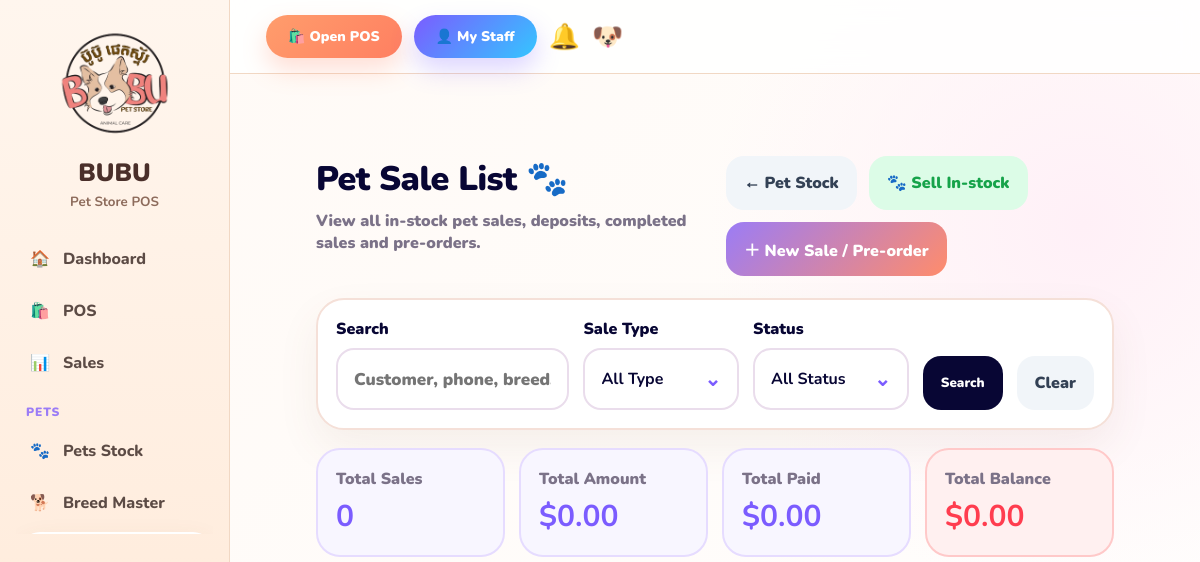
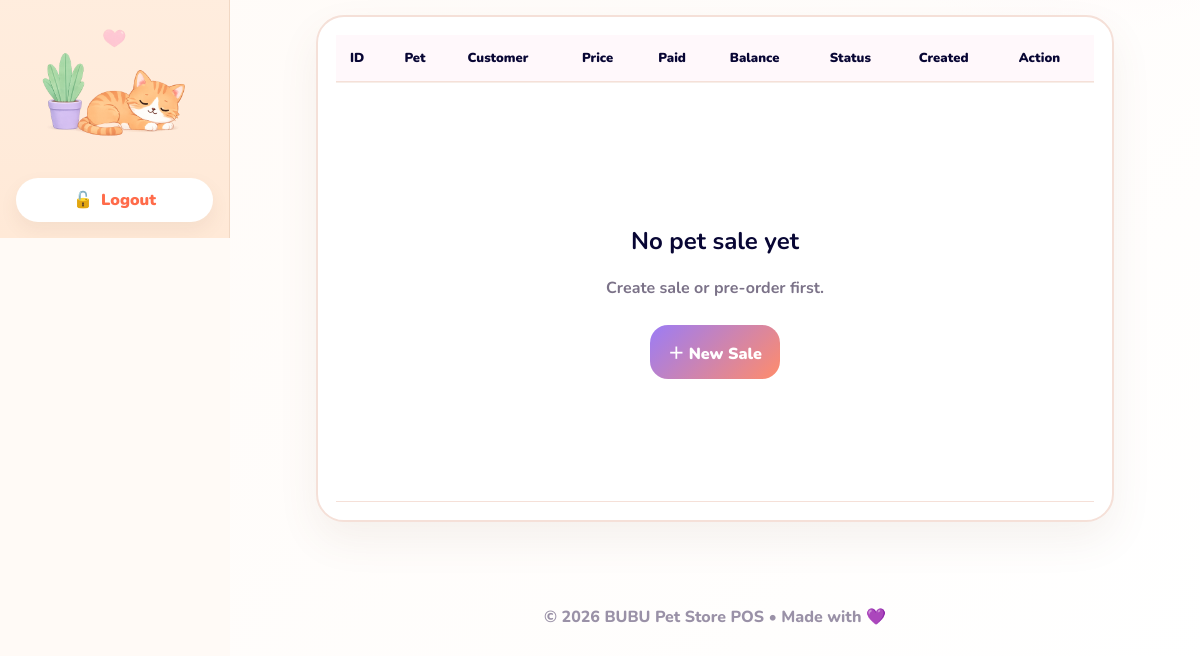
The app's page /pets/sales/ (signed in), older data (2 pictures, top to bottom).
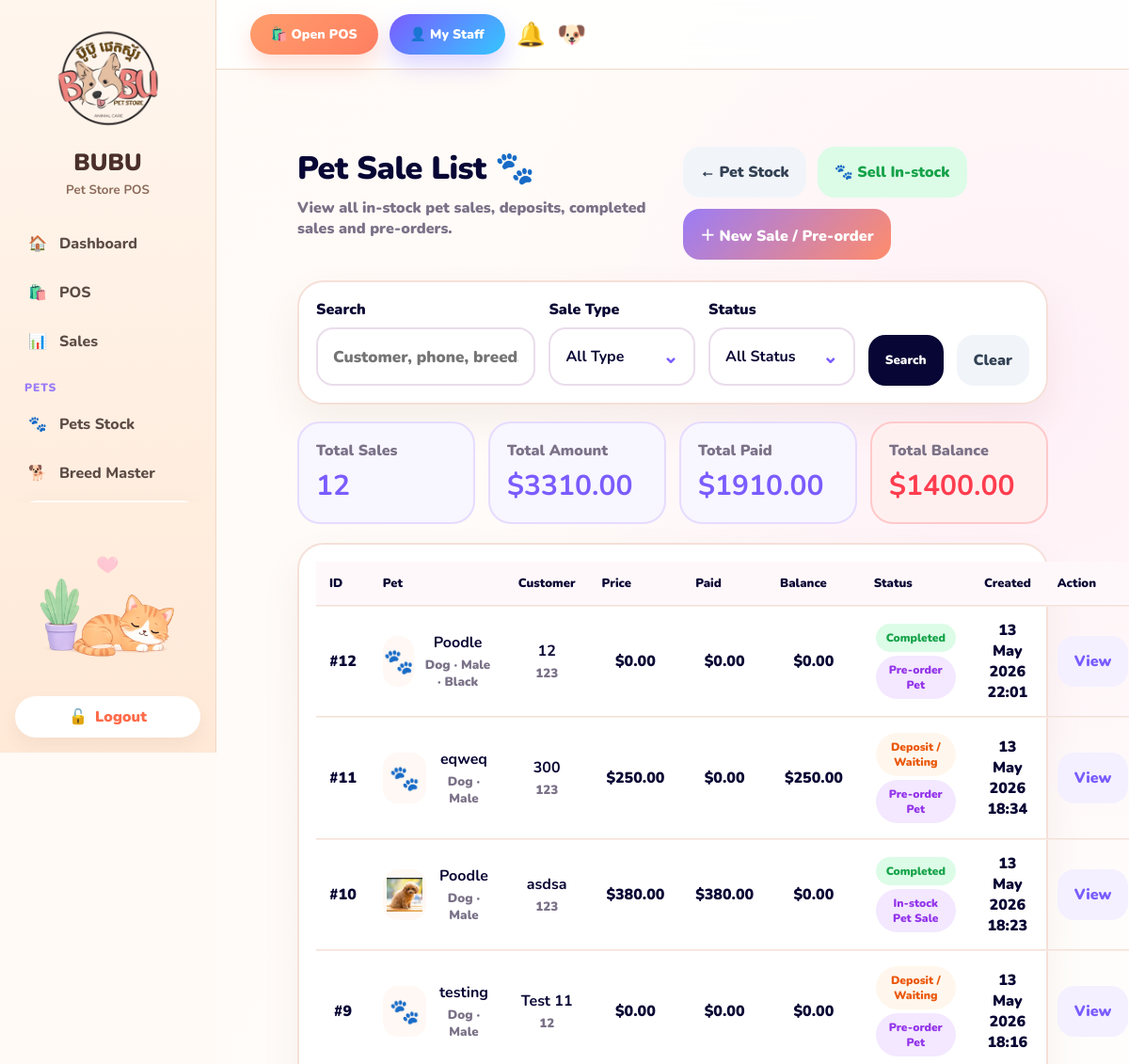
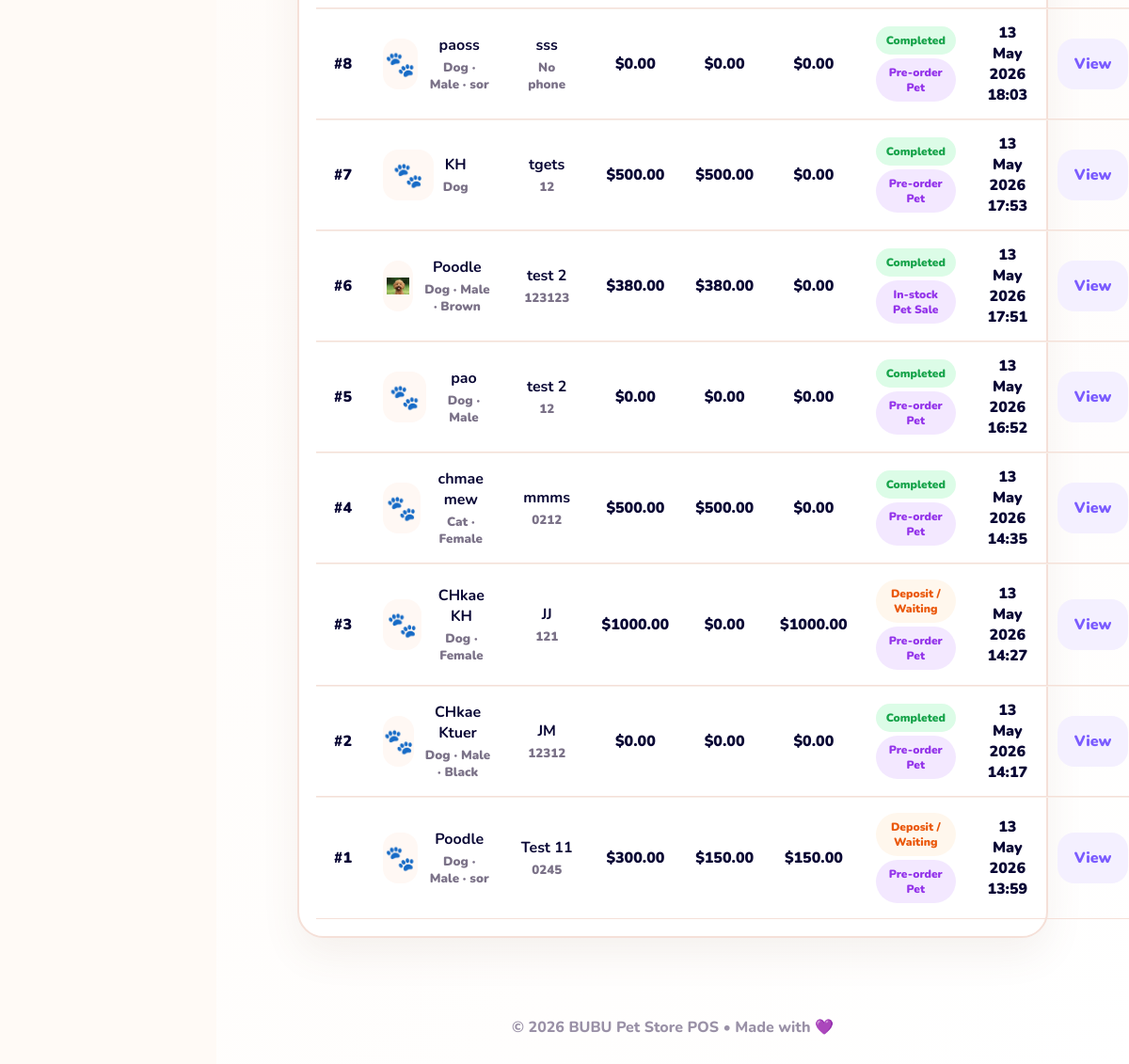
The same page, newer data (2 pictures, top to bottom).
### pets/models.py (models this page shows, shortened)
class PetSale(models.Model):
    SALE_KIND_CHOICES = [
        ("in_stock", "In-stock Pet Sale"),
        ("preorder", "Pre-order Pet"),
    ]
    STATUS_CHOICES = [
        ("deposit", "Deposit / Waiting"),
        ("arrived", "Arrived"),
        ("completed", "Completed"),
        ("cancelled", "Customer Cancelled"),
        ("refunded", "Refunded"),
    ]
    PET_TYPE_CHOICES = [
        ("dog", "Dog"),
        ("cat", "Cat"),
        ("other", "Other"),
    ]
    sale_kind = models.CharField(
        max_length=30,
        choices=SALE_KIND_CHOICES,
        default="in_stock",
    )
    pet = models.ForeignKey(
        Pet,
        on_delete=models.PROTECT,
        related_name="sales",
        null=True,
        blank=True,
    )
    preorder_pet_type = models.CharField(
        max_length=20,
        choices=PET_TYPE_CHOICES,
        default="dog",
        blank=True,
    )
    preorder_breed = models.CharField(max_length=120, blank=True)
    preorder_gender = models.CharField(max_length=30, blank=True)
    preorder_color = models.CharField(max_length=80, blank=True)
    preorder_special_type = models.CharField(max_length=120, blank=True)
    deadline = models.DateField(null=True, blank=True)
    customer_name = models.CharField(max_length=120)
    phone = models.CharField(max_length=30, blank=True)
    address = models.TextField(blank=True)
    sale_price = models.DecimalField(max_digits=10, decimal_places=2, default=0)
    deposit_amount = models.DecimalField(max_digits=10, decimal_places=2, default=0)
    paid_amount = models.DecimalField(max_digits=10, decimal_places=2, default=0)
    remaining_amount = models.DecimalField(max_digits=10, decimal_places=2, default=0)
    warranty_days = models.PositiveIntegerField(default=3)
    warranty_start_date = models.DateField(null=True, blank=True)
    warranty_expire_date = models.DateField(null=True, blank=True)
    sale_photo = models.ImageField(upload_to="pet_sales/", blank=True, null=True)
    status = models.CharField(max_length=30, choices=STATUS_CHOICES, default="deposit")
    note = models.TextField(blank=True)
    cancel_reason = models.TextField(blank=True)
    refund_reason = models.TextField(blank=True)
    created_by = models.ForeignKey(
        User,
        on_delete=models.SET_NULL,
        null=True,
        blank=True,
        related_name="created_pet_sales",
    )
    seller = models.ForeignKey(
        User,
        on_delete=models.SET_NULL,
        null=True,
        blank=True,
        related_name="pet_sales_as_seller",
        help_text="Real seller/staff who sold this pet.",
    )
    completed_at = models.DateTimeField(null=True, blank=True)
    created_at = models.DateTimeField(auto_now_add=True)
    @property
    def pet_type_display(self):
        if self.pet:
            return self.pet.get_pet_type_display()
        return dict(self.PET_TYPE_CHOICES).get(self.preorder_pet_type, "Pet")
    @property
    def breed_display(self):
        if self.pet:
            return self.pet.breed_name
        return self.preorder_breed
    @property
    def gender_display(self):
        if self.pet:
            return self.pet.gender
        return self.preorder_gender
    @property
    def color_display(self):
        if self.pet:
            return self.pet.color
        return self.preorder_color

class Pet(models.Model):
    TYPE_CHOICES = [
        ("dog", "Dog"),
        ("cat", "Cat"),
        ("other", "Other"),
    ]
    STATUS_CHOICES = [
        ("in_stock", "In Stock"),
        ("reserved", "Reserved / Deposit"),
        ("sold", "Sold"),
        ("preorder", "Preorder"),
        ("sick", "Sick"),
        ("dead", "Dead"),
        ("cancelled", "Cancelled"),
    ]
    branch = models.ForeignKey(
        Branch,
        on_delete=models.SET_NULL,
        null=True,
        blank=True,
        related_name="pets",
        help_text="Which branch/shop this pet is currently stocked in.",
    )
    breed_profile = models.ForeignKey(
        PetBreed,
        on_delete=models.SET_NULL,
        null=True,
        blank=True,
        related_name="pets",
    )
    pet_type = models.CharField(max_length=20, choices=TYPE_CHOICES, default="dog")
    breed = models.CharField(max_length=120, blank=True)
    name = models.CharField(max_length=120, blank=True)
    gender = models.CharField(max_length=30, blank=True)
    color = models.CharField(max_length=80, blank=True)
    special_type = models.CharField(max_length=120, blank=True)
    age_months_at_stock_in = models.PositiveIntegerField(
        default=0,
        help_text="Age in months when this pet was stocked in.",
    )
    age_recorded_date = models.DateField(
        default=timezone.localdate,
        help_text="Date when age was recorded.",
    )
    death_date = models.DateField(null=True, blank=True)
    photo = models.ImageField(upload_to="pets/", blank=True, null=True)
    cost_price = models.DecimalField(max_digits=10, decimal_places=2, default=0)
    sale_price = models.DecimalField(max_digits=10, decimal_places=2, default=0)
    status = models.CharField(max_length=30, choices=STATUS_CHOICES, default="in_stock")
    note = models.TextField(blank=True)
    created_by = models.ForeignKey(
        User,
        on_delete=models.SET_NULL,
        null=True,
        blank=True,
        related_name="created_pets",
    )
    created_at = models.DateTimeField(auto_now_add=True)
    updated_at = models.DateTimeField(auto_now=True)
    @property
    def breed_name(self):
        if self.breed_profile:
            return self.breed_profile.name
        return self.breed
    @property
    def display_photo(self):
        if self.photo:
            return self.photo
        if self.breed_profile and self.breed_profile.photo:
            return self.breed_profile.photo
        return None

class PetBreed(models.Model):
    TYPE_CHOICES = [
        ("dog", "Dog"),
        ("cat", "Cat"),
        ("other", "Other"),
    ]
    pet_type = models.CharField(max_length=20, choices=TYPE_CHOICES, default="dog")
    name = models.CharField(max_length=120)
    photo = models.ImageField(upload_to="pet_breeds/", blank=True, null=True)
    default_cost_price = models.DecimalField(max_digits=10, decimal_places=2, default=0)
    default_sale_price = models.DecimalField(max_digits=10, decimal_places=2, default=0)
    color_options = models.CharField(
        max_length=255,
        blank=True,
        help_text="Example: White, Cream, Brown, Black",
    )
    sex_options = models.CharField(
        max_length=255,
        blank=True,
        default="Male,Female",
        help_text="Example: Male, Female",
    )
    special_type_options = models.CharField(
        max_length=255,
        blank=True,
        help_text="Example: Teacup, Mini, Standard, Show Grade",
    )
    note = models.TextField(blank=True)
    is_active = models.BooleanField(default=True)
    created_by = models.ForeignKey(
        User,
        on_delete=models.SET_NULL,
        null=True,
        blank=True,
        related_name="created_pet_breeds",
    )
    created_at = models.DateTimeField(auto_now_add=True)
    updated_at = models.DateTimeField(auto_now=True)
    class Meta:
        ordering = ["pet_type", "name"]

### pets/views.py (the view, shortened to what this page needs)
# urls.py: path("sales/", views.pet_sale_list, name="pet_sale_list"),
@login_required
def pet_sale_list(request):
    sales = (
        PetSale.objects
        .select_related("pet", "pet__breed_profile", "created_by", "seller")
        .prefetch_related("photos")
        .order_by("-created_at")
    )
    q = request.GET.get("q", "").strip()
    sale_kind = request.GET.get("sale_kind", "").strip()
    status = request.GET.get("status", "").strip()
    if sale_kind:
        sales = sales.filter(sale_kind=sale_kind)
    if status:
        sales = sales.filter(status=status)
    total_sales = sales.count()
    total_amount = sum((sale.sale_price for sale in sales), Decimal("0.00"))
    total_paid = sum((sale.paid_amount for sale in sales), Decimal("0.00"))
    total_balance = sum((sale.remaining_amount for sale in sales), Decimal("0.00"))
    return render(request, "pets/pet_sale_list.html", {
        "sales": sales,
        "q": q,
        "sale_kind": sale_kind,
        "status": status,
        "total_sales": total_sales,
        "total_amount": total_amount,
        "total_paid": total_paid,
        "total_balance": total_balance,
    })

### templates/pets/pet_sale_list.html (shortened to what this page needs)
{% extends "base.html" %}
{% load static %}
{% block content %}
<div class="sale-list-page">
    <div class="page-top">
        <div>
            <h1>Pet Sale List 🐾</h1>
            <p>View all in-stock pet sales, deposits, completed sales and pre-orders.</p>
        </div>
        <div class="top-actions">
            <a href="{% url 'pet_list' %}" class="soft-btn">← Pet Stock</a>
            <a href="{% url 'pet_available_for_sale' %}" class="green-btn">🐾 Sell In-stock</a>
            <a href="{% url 'pet_sale_create' %}" class="main-btn">＋ New Sale / Pre-order</a>
        </div>
    </div>
    <form method="get" class="filter-card" id="filterForm">
        <div class="filter-grid">
            <label>
                Search
                <input
                    type="text"
                    name="q"
                    value="{{ q|default:'' }}"
                    placeholder="Customer, phone, breed, color..."
                >
            </label>
            <div class="touch-field">
                <span>Sale Type</span>
                <button type="button" class="touch-btn" onclick="openPopup('kind')">
                    <strong id="saleKindLabel">
                        {% if sale_kind == "in_stock" %}
                            🐾 In-stock Sale
                        {% elif sale_kind == "preorder" %}
                            📝 Pre-order
                        {% else %}
                            All Type
                        {% endif %}
                    </strong>
                    <em>⌄</em>
                </button>
            </div>
            <div class="touch-field">
                <span>Status</span>
                <button type="button" class="touch-btn" onclick="openPopup('status')">
                    <strong id="statusLabel">
                        {% if status == "deposit" %}
                            Deposit / Waiting
                        {% elif status == "arrived" %}
                            Arrived
                        {% elif status == "completed" %}
                            Completed
                        {% elif status == "cancelled" %}
                            Cancelled
                        {% elif status == "refunded" %}
                            Refunded
                        {% else %}
                            All Status
                        {% endif %}
                    </strong>
                    <em>⌄</em>
                </button>
            </div>
            <button type="submit" class="dark-btn">Search</button>
            <a href="{% url 'pet_sale_list' %}" class="clear-btn">Clear</a>
        </div>
    </form>
    <div class="summary-grid">
        <div>
            <span>Total Sales</span>
            <strong>{{ total_sales|default:0 }}</strong>
        </div>
        <div>
            <span>Total Amount</span>
            <strong>${{ total_amount|floatformat:2 }}</strong>
        </div>
        <div>
            <span>Total Paid</span>
            <strong>${{ total_paid|floatformat:2 }}</strong>
        </div>
        <div class="danger">
            <span>Total Balance</span>
            <strong>${{ total_balance|floatformat:2 }}</strong>
        </div>
    </div>
    <div class="sale-table-card">
        <div class="desktop-table">
            <table>
                <thead>
                    <tr>
                        <th>ID</th>
                        <th>Pet</th>
                        <th>Customer</th>
                        <th>Price</th>
                        <th>Paid</th>
                        <th>Balance</th>
                        <th>Status</th>
                        <th>Created</th>
                        <th>Action</th>
                    </tr>
                </thead>
                <tbody>
                    {% for sale in sales %}
                        <tr>
                            <td>#{{ sale.id }}</td>
                            <td>
                                <div class="pet-info">
                                    <div class="mini-photo">
                                        {% if sale.sale_photo %}
                                            <img src="{{ sale.sale_photo.url }}">
                                        {% elif sale.pet and sale.pet.display_photo %}
                                            <img src="{{ sale.pet.display_photo.url }}">
                                        {% else %}
                                            <span>🐾</span>
                                        {% endif %}
                                    </div>
                                    <div>
                                        <strong>{{ sale.breed_display|default:"-" }}</strong>
                                        <small>
                                            {{ sale.pet_type_display }}
                                            {% if sale.gender_display %} · {{ sale.gender_display }}{% endif %}
                                            {% if sale.color_display %} · {{ sale.color_display }}{% endif %}
                                        </small>
                                    </div>
                                </div>
                            </td>
                            <td>
                                <strong>{{ sale.customer_name }}</strong>
                                <small>{{ sale.phone|default:"No phone" }}</small>
                            </td>
                            <td>${{ sale.sale_price|floatformat:2 }}</td>
                            <td>${{ sale.paid_amount|floatformat:2 }}</td>
                            <td>${{ sale.remaining_amount|floatformat:2 }}</td>
                            <td>
                                <span class="status status-{{ sale.status }}">
                                    {{ sale.get_status_display }}
                                </span>
                                <span class="kind">
                                    {{ sale.get_sale_kind_display }}
                                </span>
                            </td>
                            <td>{{ sale.created_at|date:"d M Y H:i" }}</td>
                            <td>
                                <a href="{% url 'pet_sale_detail' sale.id %}" class="view-btn">View</a>
                            </td>
                        </tr>
                    {% empty %}
                        <tr>
                            <td colspan="9">
                                <div class="empty-box">
                                    <h2>No pet sale yet</h2>
                                    <p>Create sale or pre-order first.</p>
                                    <a href="{% url 'pet_sale_create' %}" class="main-btn">＋ New Sale</a>
                                </div>
                            </td>
                        </tr>
                    {% endfor %}
                </tbody>
            </table>
        </div>
    </div>
</div>
{% endblock %}

Row changes from the older to the newer data that the page shows:
added PetSale: id "12", breed_display "Poodle", pet_type_display "Dog", gender_display "Male", color_display "Black", customer_name "12", phone "123", sale_price "0.00", paid_amount "0.00", remaining_amount "0.00", status "Completed", sale_kind "Pre-order Pet", created_at "13 May 2026 22:01"
added PetSale: id "11", breed_display "eqweq", pet_type_display "Dog", gender_display "Male", customer_name "300", phone "123", sale_price "250.00", paid_amount "0.00", remaining_amount "250.00", status "Deposit / Waiting", sale_kind "Pre-order Pet", created_at "13 May 2026 18:34"
added PetSale: id "10", pet.display_photo (picture), breed_display "Poodle", pet_type_display "Dog", gender_display "Male", customer_name "asdsa", phone "123", sale_price "380.00", paid_amount "380.00", remaining_amount "0.00", status "Completed", sale_kind "In-stock Pet Sale", created_at "13 May 2026 18:23"
added PetSale: id "9", breed_display "testing", pet_type_display "Dog", gender_display "Male", customer_name "Test 11", phone "12", sale_price "0.00", paid_amount "0.00", remaining_amount "0.00", status "Deposit / Waiting", sale_kind "Pre-order Pet", created_at "13 May 2026 18:16"
added PetSale: id "8", breed_display "paoss", pet_type_display "Dog", gender_display "Male", color_display "sor", customer_name "sss", phone "No phone", sale_price "0.00", paid_amount "0.00", remaining_amount "0.00", status "Completed", sale_kind "Pre-order Pet", created_at "13 May 2026 18:03"
added PetSale: id "7", breed_display "KH", pet_type_display "Dog", customer_name "tgets", phone "12", sale_price "500.00", paid_amount "500.00", remaining_amount "0.00", status "Completed", sale_kind "Pre-order Pet", created_at "13 May 2026 17:53"
added PetSale: id "6", pet.display_photo (picture), breed_display "Poodle", pet_type_display "Dog", gender_display "Male", color_display "Brown", customer_name "test 2", phone "123123", sale_price "380.00", paid_amount "380.00", remaining_amount "0.00", status "Completed", sale_kind "In-stock Pet Sale", created_at "13 May 2026 17:51"
added PetSale: id "5", breed_display "pao", pet_type_display "Dog", gender_display "Male", customer_name "test 2", phone "12", sale_price "0.00", paid_amount "0.00", remaining_amount "0.00", status "Completed", sale_kind "Pre-order Pet", created_at "13 May 2026 16:52"
added PetSale: id "4", breed_display "chmae mew", pet_type_display "Cat", gender_display "Female", customer_name "mmms", phone "0212", sale_price "500.00", paid_amount "500.00", remaining_amount "0.00", status "Completed", sale_kind "Pre-order Pet", created_at "13 May 2026 14:35"
added PetSale: id "3", breed_display "CHkae KH", pet_type_display "Dog", gender_display "Female", customer_name "JJ", phone "121", sale_price "1000.00", paid_amount "0.00", remaining_amount "1000.00", status "Deposit / Waiting", sale_kind "Pre-order Pet", created_at "13 May 2026 14:27"
added PetSale: id "2", breed_display "CHkae Ktuer", pet_type_display "Dog", gender_display "Male", color_display "Black", customer_name "JM", phone "12312", sale_price "0.00", paid_amount "0.00", remaining_amount "0.00", status "Completed", sale_kind "Pre-order Pet", created_at "13 May 2026 14:17"
added PetSale: id "1", breed_display "Poodle", pet_type_display "Dog", gender_display "Male", color_display "sor", customer_name "Test 11", phone "0245", sale_price "300.00", paid_amount "150.00", remaining_amount "150.00", status "Deposit / Waiting", sale_kind "Pre-order Pet", created_at "13 May 2026 13:59"
Text that changed along with them:
{{ total_sales|default:0 }}: "0" → "12"
{{ total_amount|floatformat:2 }}: "0.00" → "3310.00"
{{ total_paid|floatformat:2 }}: "0.00" → "1910.00"
{{ total_balance|floatformat:2 }}: "0.00" → "1400.00"
text no longer shown: "No pet sale yet Create sale or pre-order first. ＋ New Sale"
